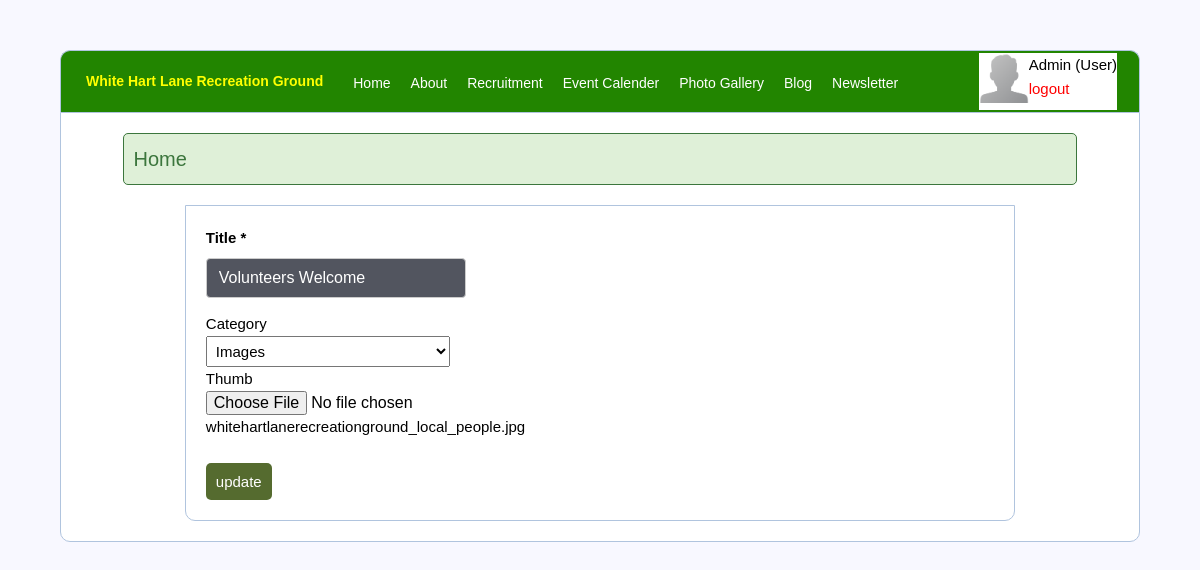
Page /admin/home_add_edit.php?edit=2 (signed in) on the committed database.
### tables this page shows
CREATE TABLE `home` (
  `id` int(11) NOT NULL,
  `title` varchar(255) NOT NULL,
  `sub_title` varchar(255) NOT NULL,
  `thumb` varchar(255) NOT NULL,
  `category` varchar(255) NOT NULL,
  `content` varchar(5000) NOT NULL
);

### admin/home_add_edit.php (the view, shortened to what this page needs)
<?php
include('functions.php');
	if(isset($_REQUEST['edit']) and !empty($_REQUEST['edit']))
	{
		$update = $_REQUEST['edit'];
	$record = mysqli_query($db, "SELECT * FROM home WHERE id=$update");
		if (count($record) == 1 ) {
			$n = mysqli_fetch_array($record);
			$title = $n['title'];
			$thumb = $n['thumb'];
			$category = $n['category'];
			$content = $n['content'];
		}
	}
?>
<!DOCTYPE html>
<html>
<head>
	<link rel="stylesheet" type="text/css" href="style.css">
	<link rel="stylesheet" type="text/css" href="../css/styles.css">
</head>
<body>
	<div class="header" style="width:90%;">
		<div class="row">
				<div class="navbar-header page-scroll">
					<a class="navbar-brand page-scroll" href="index.php" style="color:yellow; "><p style="font-size:14px; padding-left:25px;"><strong>White Hart Lane Recreation Ground</strong></p></a>
				</div>
				<div class="navbar-collapse collapse" id="myNavbar">
					<ul class="nav navbar-nav navbar-right" style="list-style-type:none;color:#fff; font-size:14px;float:left !important; padding-top:20px; padding-left:10px;">
			<li class="active" ><a class="page-scroll" href="home.php" >Home</a></li>
                        <li class="active"><a class="page-scroll" href="about.php">About</a></li>
			<li class="active"><a class="page-scroll" href="recruitment.php">Recruitment</a></li>
                        <li class="active"><a class="page-scroll" href="event_calender.php">Event Calender</a></li>
                        <li class="active"><a class="page-scroll" href="photo_gallery.php">Photo Gallery</a></li>
                        <li class="active"><a class="page-scroll" href="blog.php">Blog</a></li>
                        <li class="active"><a class="page-scroll" href="newsletter.php">Newsletter</a></li>
					</ul>
				<?php  if (isset($_SESSION['user'])) : ?>
					<table style="float:right;padding-right:20px; width:auto !important; margin:0px; border-collapse:inherit;"><tr><td style="background-color:#fff;">
					<img src="images/user_profile.png" style="height:50px; width:50px;" >
						<div  style="color:#000; float:right; margin-right:0px; text-align:left;"><?php echo ucfirst($_SESSION['user']['username']); ?> (<?php echo ucfirst($_SESSION['user']['user_type']); ?>)<br><a href="index.php?logout='1'" style="color: red;">logout</a></div>
					</td></tr></table>
				<?php endif ?>
				    </div>
				</div>
		</div>
	<div class="content" style="width:90%;">
			<div class="error success" >
				<h5>
					<?php
						echo "Home";
					?>
				</h5>
			</div>
<form method="post" action="server.php" enctype="multipart/form-data" >
	<span><strong style="color:#000;">Title *</strong></span>
		<div class="form-group" style="width:33%;">
		<input type="text" class="form-control-input" id="title"  name="title"  placeholder="Title"
		value = '<?php if(isset($title) and !empty($title)){ echo $title;} ?>' required width="31%">
		</div>
	<div class="form-group" style="width:31%;vertical-align: top;">
		<label style="color:#000;" >Category</label>
        <select id="category" name="category" class="input-group" style="width:100%; font-size:15px; padding:5px; margin:0px;" >
			<option value="image" <?php if($category=='image'){ echo "selected";}  ?> > Images </option>
		</select>
	</div>
	<?php if($category=='image'){ ?>
	<div class="form-group" style="width:31%;vertical-align: top; color:#000;">
		<label>Thumb</label>
		<input type="file" name="thumb" id="thumb" style="font-size:16px;"> <?php if(isset( $thumb) and !empty( $thumb)) { echo $thumb ;} ?>
	</div>
	<?php }else{ ?>
	<div class="form-group"style="margin:20px 0px;">
	  <textarea name="content" id="content" style="width:100%" rows="30"> <?php echo $content; ?> </textarea>
	</div>
	<?php } ?>
	<div class="form-group">
		<?php if ($update == true): ?>
			<br/> <button class="btn" type="submit" name="update_home" id="update_home" style="background: #556B2F;" >update</button>
		<?php else: ?>
			<button class="btn" type="submit" name="save_home" id="save_home" >Save</button>
		<?php endif ?>
	</div>
</form>
	</div>
</body>
</html>

### admin/style.css (style rules this page uses)
* { margin: 0px; padding: 0px; }
body { font-size: 120%; background: #F8F8FF; }
.page-scroll { color:#fff; text-decoration:none; }
.active { padding:0px 10px; }
body { color:#000; font-size:15px !important; }
.header { width: 80%; margin: 50px auto 0px; color: white; background: #228500; text-align: center; border: 1px solid #B0C4DE; border-bottom: none; border-radius: 10px 10px 0px 0px; padding: 0px; }
form, .content1 { width: 50%; margin: 0px auto; padding: 20px; border: 1px solid #B0C4DE; background: white; border-radius: 0px 0px 10px 10px; }
form, .content { width: 80%; margin: 0px auto; padding: 20px; border: 1px solid #B0C4DE; background: white; border-radius: 0px 0px 10px 10px; }
.input-group { margin: 10px 0px 10px 20px; }
.btn { padding: 10px; font-size: 15px; color: white; background: #5F9EA0; border: none; border-radius: 5px; }
.error { width: 92%; margin: 0px auto; padding: 10px; border: 1px solid #a94442; color: #a94442; background: #f2dede; border-radius: 5px; text-align: left; }
.success { color: #3c763d; background: #dff0d8; border: 1px solid #3c763d; margin-bottom: 20px; }

### css/styles.css (style rules this page uses)
body { color: #fff; font: 300 16px/1.6em "Ubuntu", sans-serif; }
h5 { font: 500 20px/1.5em "Ubuntu", sans-serif; }
p { font: 300 16px/1.6em "Ubuntu", sans-serif; }
a { color: #fff000; text-decoration: none; }
.form-control-input { height: 40px; width: 100%; padding-left: 10px; background-color: #52555f; border: 1px solid #52555f; border-radius: 4px; color: #fff; font: 300 16px/1.6em "Ubuntu", sans-serif; -webkit-appearance: none; }
.navbar-header { float: none; }
.navbar-left,.navbar-right { float: none !important; }
.navbar-nav > li { float: none; }
.navbar-right { margin-right: 0px; }
.navbar-nav > li > a { padding-top: 10px; padding-bottom: 10px; }
.header { position: relative; overflow: hidden; min-height: 100%; width: 100%; }
.header p { margin-top: 20px; margin-right: 10px; font: 300 20px/1.5em "Ubuntu", sans-serif; text-align: center; }
@media (min-width: 992px) { .navbar-header { float: left; } }
@media (min-width: 992px) { .navbar-left, .navbar-right { float: right !important; } }
@media (min-width: 992px) { .navbar-nav > li { float: left; } }
@media (min-width: 992px) { .header p { text-align: left; } }
* { box-sizing:border-box }
form { border: 4px solid none; }
input[type=text], input[type=submit] { width: 100%; padding: 12px; margin: 8px 0; display: inline-block; border: 1px solid #ccc; box-sizing: border-box; }

### rows in the picture
home: title "Volunteers Welcome", category "Images", thumb "whitehartlanerecreationground_local_people.jpg"

### other values in the picture
$_SESSION['user']['username'] "Admin"
$_SESSION['user']['user_type'] "User"
